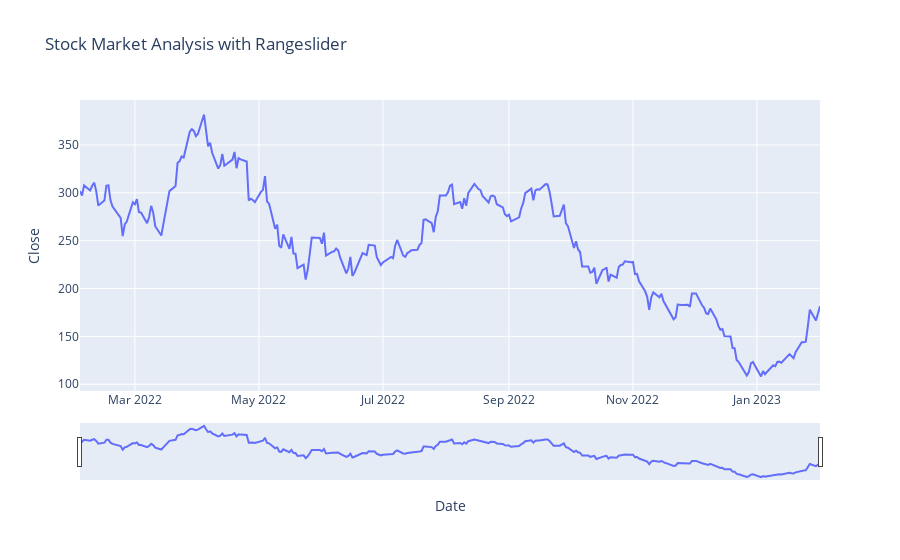

The notebook cell saved with this chart:
### Code cell
figure = px.line(data, x='Date', y='Close', 
                 title='Stock Market Analysis with Rangeslider')
figure.update_xaxes(rangeslider_visible=True)
figure.show()

### Figure 1 — Plotly figure (JSON) as saved in the notebook; plotly's stock layout.template omitted (floating-point values rounded to 4 significant figures; data arrays with more than 128 entries replaced by an {"elided": "..."} marker saying what was removed)
{"data": [{"hovertemplate": "Date=%{x}<br>Close=%{y}<extra></extra>", "legendgroup": "", "line": {"color": "#636efa", "dash": "solid"}, "marker": {"symbol": "circle"}, "mode": "lines", "name": "", "orientation": "v", "showlegend": false, "type": "scatter", "x": {"elided": "251 str values"}, "xaxis": "x", "y": {"elided": "251 float values"}, "yaxis": "y"}], "layout": {"legend": {"tracegroupgap": 0}, "title": {"text": "Stock Market Analysis with Rangeslider"}, "xaxis": {"anchor": "y", "domain": [0, 1], "rangeslider": {"visible": true}, "title": {"text": "Date"}}, "yaxis": {"anchor": "x", "domain": [0, 1], "title": {"text": "Close"}}}}
